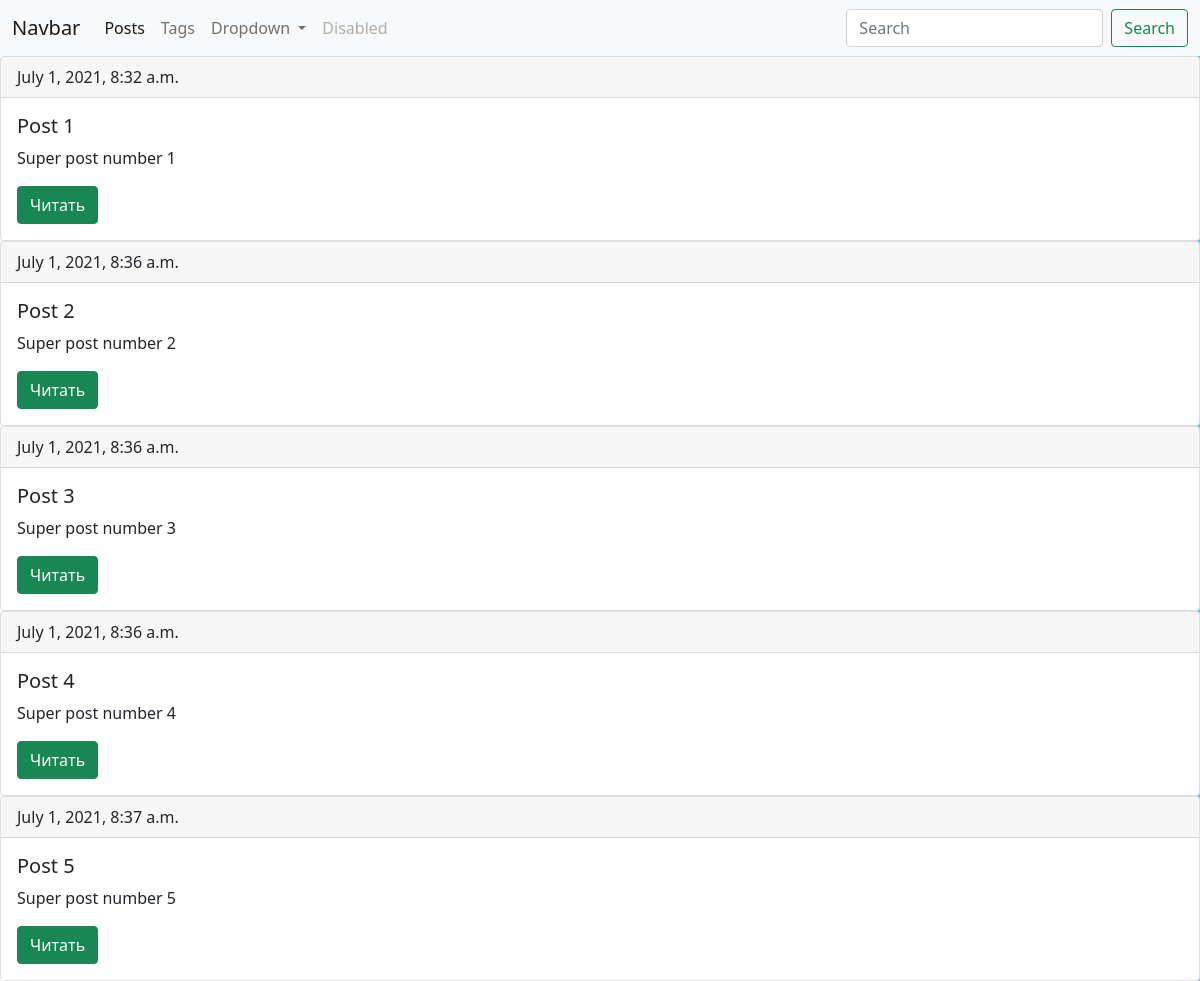
Screenshot of /blog/ with the database file from the repository.
### blog/models.py (models this page shows)
class Post(models.Model):
    title = models.CharField(max_length=100, db_index=True)
    body = models.TextField(blank=True, db_index=True)
    date_pub = models.DateTimeField(auto_now_add=True)
    tags = models.ManyToManyField('Tag', blank=True, related_name='posts')
    slug = models.SlugField(max_length=100, unique=True)
    def get_absoluter_url(self):
        return reverse('post_detail_url', kwargs={'slug': self.slug})

### blog/views.py (the view)
# urls.py: path('', hello, name='blog_url'),
def hello(request):
    posts = Post.objects.all()
    return render(request, "blog/index.html", context={"posts":posts})

### blog/templates/blog/index.html (shortened to what this page needs)
{% extends 'blog/base_blog.html' %}
{% block content %}
    {% for post in posts %}
    <div class="card">
        <div class="card-header">
          {{ post.date_pub }}
        </div>
        <div class="card-body">
          <h5 class="card-title">{{ post.title }}</h5>
          <p class="card-text">{{ post.body|truncatewords:15 }}</p>
          <a href="{{ post.get_absoluter_url }}" class="btn btn-success">Читать</a>
        </div>
      </div>
    {% endfor %}
{% endblock %}

### blog/static/blog/css/styles.css (style rules this page uses)
body { background: -webkit-linear-gradient(180deg, rgb(0, 233, 255), rgb(255, 255, 255)); background: -moz-linear-gradient(180deg, rgb(0, 233, 255), rgb(255, 255, 255)); }

### rows the page displays
Post: date_pub "July 1, 2021, 8:32 a.m.", title "Post 1", body "Super post number 1"
Post: date_pub "July 1, 2021, 8:36 a.m.", title "Post 2", body "Super post number 2"
Post: date_pub "July 1, 2021, 8:36 a.m.", title "Post 3", body "Super post number 3"
Post: date_pub "July 1, 2021, 8:36 a.m.", title "Post 4", body "Super post number 4"
Post: date_pub "July 1, 2021, 8:37 a.m.", title "Post 5", body "Super post number 5"
